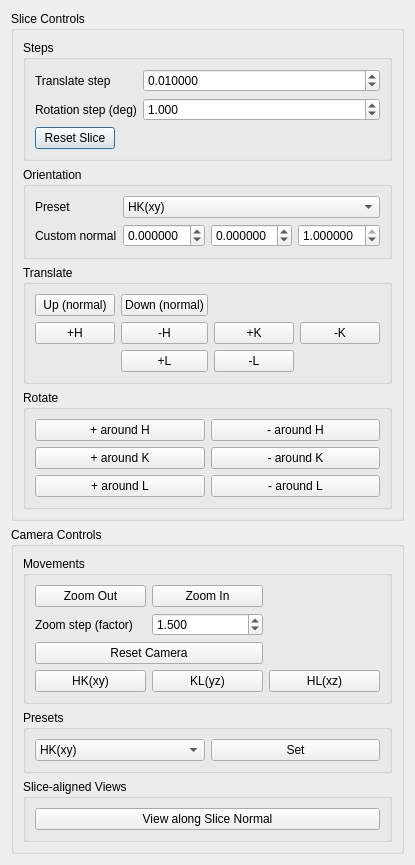
<?xml version="1.0" encoding="UTF-8"?>
<!--
Copyright © 2026, UChicago Argonne, LLC
All Rights Reserved
Software Name: DashPVA
By: Argonne National Laboratory

BSD OPEN SOURCE LICENSE

Redistribution and use in source and binary forms, with or without modification, are permitted provided that the following conditions are met:

1. Redistributions of source code must retain the above copyright notice, this list of conditions and the following disclaimer.
2. Redistributions in binary form must reproduce the above copyright notice, this list of conditions and the following disclaimer in the documentation and/or other materials provided with the distribution.
3. Neither the name of the copyright holder nor the names of its contributors may be used to endorse or promote products derived from this software without specific prior written permission.

******************************************************************************************************
DISCLAIMER

THIS SOFTWARE IS PROVIDED BY THE COPYRIGHT HOLDERS AND CONTRIBUTORS "AS IS" AND ANY EXPRESS OR IMPLIED WARRANTIES, INCLUDING, BUT NOT LIMITED TO, THE IMPLIED WARRANTIES OF MERCHANTABILITY AND FITNESS FOR A PARTICULAR PURPOSE ARE DISCLAIMED. IN NO EVENT SHALL THE COPYRIGHT HOLDER OR CONTRIBUTORS BE LIABLE FOR ANY DIRECT, INDIRECT, INCIDENTAL, SPECIAL, EXEMPLARY, OR CONSEQUENTIAL DAMAGES (INCLUDING, BUT NOT LIMITED TO, PROCUREMENT OF SUBSTITUTE GOODS OR SERVICES; LOSS OF USE, DATA, OR PROFITS; OR BUSINESS INTERRUPTION) HOWEVER CAUSED AND ON ANY THEORY OF LIABILITY, WHETHER IN CONTRACT, STRICT LIABILITY, OR TORT (INCLUDING NEGLIGENCE OR OTHERWISE) ARISING IN ANY WAY OUT OF THE USE OF THIS SOFTWARE, EVEN IF ADVISED OF THE POSSIBILITY OF SUCH DAMAGE.
******************************************************************************************************
-->

<ui version="4.0">
 <class>HKLControlsDialog</class>
 <widget class="QDialog" name="HKLControlsDialog">
  <property name="windowTitle">
   <string>DashPVA --3D Slice -- Controls</string>
  </property>
  <layout class="QVBoxLayout" name="topLayout">
   <item>
    <widget class="QGroupBox" name="gSliceControls">
     <property name="title">
      <string>Slice Controls</string>
     </property>
     <layout class="QVBoxLayout" name="sliceControlsLayout">
      <item>
       <widget class="QGroupBox" name="gbSteps">
        <property name="title">
         <string>Steps</string>
        </property>
        <layout class="QFormLayout" name="formLayoutSteps">
         <item row="0" column="0">
          <widget class="QLabel" name="lblTranslateStep">
           <property name="text">
            <string>Translate step</string>
           </property>
          </widget>
         </item>
         <item row="0" column="1">
          <widget class="QDoubleSpinBox" name="sbSliceTranslateStep">
           <property name="decimals">
            <number>6</number>
           </property>
           <property name="minimum">
            <double>0.000000000000000</double>
           </property>
           <property name="maximum">
            <double>1000000000.000000000000000</double>
           </property>
           <property name="singleStep">
            <double>0.001000000000000</double>
           </property>
           <property name="value">
            <double>0.010000000000000</double>
           </property>
          </widget>
         </item>
         <item row="1" column="0">
          <widget class="QLabel" name="lblRotateStep">
           <property name="text">
            <string>Rotation step (deg)</string>
           </property>
          </widget>
         </item>
         <item row="1" column="1">
          <widget class="QDoubleSpinBox" name="sbSliceRotateStep">
           <property name="decimals">
            <number>3</number>
           </property>
           <property name="minimum">
            <double>0.000000000000000</double>
           </property>
           <property name="maximum">
            <double>180.000000000000000</double>
           </property>
           <property name="singleStep">
            <double>1.000000000000000</double>
           </property>
           <property name="value">
            <double>1.000000000000000</double>
           </property>
          </widget>
         </item>
         <item row="2" column="0">
          <widget class="QPushButton" name="btnResetSlice">
           <property name="text">
            <string>Reset Slice</string>
           </property>
          </widget>
         </item>
        </layout>
       </widget>
      </item>
      <item>
       <widget class="QGroupBox" name="gbOrientation">
        <property name="title">
         <string>Orientation</string>
        </property>
        <layout class="QFormLayout" name="formLayoutOrientation">
         <item row="0" column="0">
          <widget class="QLabel" name="lblPreset">
           <property name="text">
            <string>Preset</string>
           </property>
          </widget>
         </item>
         <item row="0" column="1">
          <widget class="QComboBox" name="cbSliceOrientation">
           <item>
            <property name="text">
             <string>HK(xy)</string>
            </property>
           </item>
           <item>
            <property name="text">
             <string>KL(yz)</string>
            </property>
           </item>
           <item>
            <property name="text">
             <string>HL(xz)</string>
            </property>
           </item>
           <item>
            <property name="text">
             <string>Custom</string>
            </property>
           </item>
          </widget>
         </item>
         <item row="1" column="0">
          <widget class="QLabel" name="lblCustomNormal">
           <property name="text">
            <string>Custom normal</string>
           </property>
          </widget>
         </item>
         <item row="1" column="1">
          <layout class="QHBoxLayout" name="layoutCustomNormal">
           <item>
            <widget class="QDoubleSpinBox" name="sbNormH">
             <property name="decimals">
              <number>6</number>
             </property>
             <property name="minimum">
              <double>-1.000000000000000</double>
             </property>
             <property name="maximum">
              <double>1.000000000000000</double>
             </property>
             <property name="value">
              <double>0.000000000000000</double>
             </property>
            </widget>
           </item>
           <item>
            <widget class="QDoubleSpinBox" name="sbNormK">
             <property name="decimals">
              <number>6</number>
             </property>
             <property name="minimum">
              <double>-1.000000000000000</double>
             </property>
             <property name="maximum">
              <double>1.000000000000000</double>
             </property>
             <property name="value">
              <double>0.000000000000000</double>
             </property>
            </widget>
           </item>
           <item>
            <widget class="QDoubleSpinBox" name="sbNormL">
             <property name="decimals">
              <number>6</number>
             </property>
             <property name="minimum">
              <double>-1.000000000000000</double>
             </property>
             <property name="maximum">
              <double>1.000000000000000</double>
             </property>
             <property name="value">
              <double>1.000000000000000</double>
             </property>
            </widget>
           </item>
          </layout>
         </item>
        </layout>
       </widget>
      </item>
      <item>
       <widget class="QGroupBox" name="gbTranslate">
        <property name="title">
         <string>Translate</string>
        </property>
        <layout class="QGridLayout" name="gridLayoutTranslate">
         <item row="0" column="0">
          <widget class="QPushButton" name="btnSliceUpNormal">
           <property name="text">
            <string>Up (normal)</string>
           </property>
          </widget>
         </item>
         <item row="0" column="1">
          <widget class="QPushButton" name="btnSliceDownNormal">
           <property name="text">
            <string>Down (normal)</string>
           </property>
          </widget>
         </item>
         <item row="1" column="0">
          <widget class="QPushButton" name="btnSlicePosH">
           <property name="text">
            <string>+H</string>
           </property>
          </widget>
         </item>
         <item row="1" column="1">
          <widget class="QPushButton" name="btnSliceNegH">
           <property name="text">
            <string>-H</string>
           </property>
          </widget>
         </item>
         <item row="1" column="2">
          <widget class="QPushButton" name="btnSlicePosK">
           <property name="text">
            <string>+K</string>
           </property>
          </widget>
         </item>
         <item row="1" column="3">
          <widget class="QPushButton" name="btnSliceNegK">
           <property name="text">
            <string>-K</string>
           </property>
          </widget>
         </item>
         <item row="2" column="1">
          <widget class="QPushButton" name="btnSlicePosL">
           <property name="text">
            <string>+L</string>
           </property>
          </widget>
         </item>
         <item row="2" column="2">
          <widget class="QPushButton" name="btnSliceNegL">
           <property name="text">
            <string>-L</string>
           </property>
          </widget>
         </item>
        </layout>
       </widget>
      </item>
      <item>
       <widget class="QGroupBox" name="gbRotate">
        <property name="title">
         <string>Rotate</string>
        </property>
        <layout class="QGridLayout" name="gridLayoutRotate">
         <item row="0" column="0">
          <widget class="QPushButton" name="btnRotPlusH">
           <property name="text">
            <string>+ around H</string>
           </property>
          </widget>
         </item>
         <item row="0" column="1">
          <widget class="QPushButton" name="btnRotMinusH">
           <property name="text">
            <string>- around H</string>
           </property>
          </widget>
         </item>
         <item row="1" column="0">
          <widget class="QPushButton" name="btnRotPlusK">
           <property name="text">
            <string>+ around K</string>
           </property>
          </widget>
         </item>
         <item row="1" column="1">
          <widget class="QPushButton" name="btnRotMinusK">
           <property name="text">
            <string>- around K</string>
           </property>
          </widget>
         </item>
         <item row="2" column="0">
          <widget class="QPushButton" name="btnRotPlusL">
           <property name="text">
            <string>+ around L</string>
           </property>
          </widget>
         </item>
         <item row="2" column="1">
          <widget class="QPushButton" name="btnRotMinusL">
           <property name="text">
            <string>- around L</string>
           </property>
          </widget>
         </item>
        </layout>
       </widget>
      </item>
     </layout>
    </widget>
   </item>
   <item>
    <widget class="QGroupBox" name="gCameraControls">
     <property name="title">
      <string>Camera Controls</string>
     </property>
     <layout class="QVBoxLayout" name="cameraControlsLayout">
      <item>
       <widget class="QGroupBox" name="gbCamMovements">
        <property name="title">
         <string>Movements</string>
        </property>
        <layout class="QGridLayout" name="gridLayoutCamMovements">
         <item row="0" column="0">
          <widget class="QPushButton" name="btnZoomOut">
           <property name="text">
            <string>Zoom Out</string>
           </property>
          </widget>
         </item>
         <item row="0" column="1">
          <widget class="QPushButton" name="btnZoomIn">
           <property name="text">
            <string>Zoom In</string>
           </property>
          </widget>
         </item>
         <item row="1" column="0">
          <widget class="QLabel" name="lblZoomStep">
           <property name="text">
            <string>Zoom step (factor)</string>
           </property>
          </widget>
         </item>
         <item row="1" column="1">
          <widget class="QDoubleSpinBox" name="sbZoomStep">
           <property name="decimals">
            <number>3</number>
           </property>
           <property name="minimum">
            <double>1.001000000000000</double>
           </property>
           <property name="maximum">
            <double>5.000000000000000</double>
           </property>
           <property name="singleStep">
            <double>0.050000000000000</double>
           </property>
           <property name="value">
            <double>1.500000000000000</double>
           </property>
          </widget>
         </item>
         <item row="2" column="0" colspan="2">
          <widget class="QPushButton" name="btnResetCamera">
           <property name="text">
            <string>Reset Camera</string>
           </property>
          </widget>
         </item>
         <item row="3" column="0">
          <widget class="QPushButton" name="btnHKView">
           <property name="text">
            <string>HK(xy)</string>
           </property>
          </widget>
         </item>
         <item row="3" column="1">
          <widget class="QPushButton" name="btnKLView">
           <property name="text">
            <string>KL(yz)</string>
           </property>
          </widget>
         </item>
         <item row="3" column="2">
          <widget class="QPushButton" name="btnHLView">
           <property name="text">
            <string>HL(xz)</string>
           </property>
          </widget>
         </item>
        </layout>
       </widget>
      </item>
      <item>
       <widget class="QGroupBox" name="gbCamPresets">
        <property name="title">
         <string>Presets</string>
        </property>
        <layout class="QHBoxLayout" name="layoutCamPresets">
         <item>
          <widget class="QComboBox" name="cbSetCamPos">
           <item>
            <property name="text">
             <string>HK(xy)</string>
            </property>
           </item>
           <item>
            <property name="text">
             <string>KL(yz)</string>
            </property>
           </item>
           <item>
            <property name="text">
             <string>HL(xz)</string>
            </property>
           </item>
           <item>
            <property name="text">
             <string>H+ (X+)</string>
            </property>
           </item>
           <item>
            <property name="text">
             <string>H- (X-)</string>
            </property>
           </item>
           <item>
            <property name="text">
             <string>K+ (Y+)</string>
            </property>
           </item>
           <item>
            <property name="text">
             <string>K- (Y-)</string>
            </property>
           </item>
           <item>
            <property name="text">
             <string>L+ (Z+)</string>
            </property>
           </item>
           <item>
            <property name="text">
             <string>L- (Z-)</string>
            </property>
           </item>
           <item>
            <property name="text">
             <string>Isometric</string>
            </property>
           </item>
          </widget>
         </item>
         <item>
          <widget class="QPushButton" name="btnSetCamPos">
           <property name="text">
            <string>Set</string>
           </property>
          </widget>
         </item>
        </layout>
       </widget>
      </item>
      <item>
       <widget class="QGroupBox" name="gbCamSlice">
        <property name="title">
         <string>Slice-aligned Views</string>
        </property>
        <layout class="QVBoxLayout" name="layoutCamSlice">
         <item>
          <widget class="QPushButton" name="btnViewSliceNormal">
           <property name="text">
            <string>View along Slice Normal</string>
           </property>
          </widget>
         </item>
        </layout>
       </widget>
      </item>
     </layout>
    </widget>
   </item>
  </layout>
 </widget>
 <resources/>
 <connections/>
</ui>
